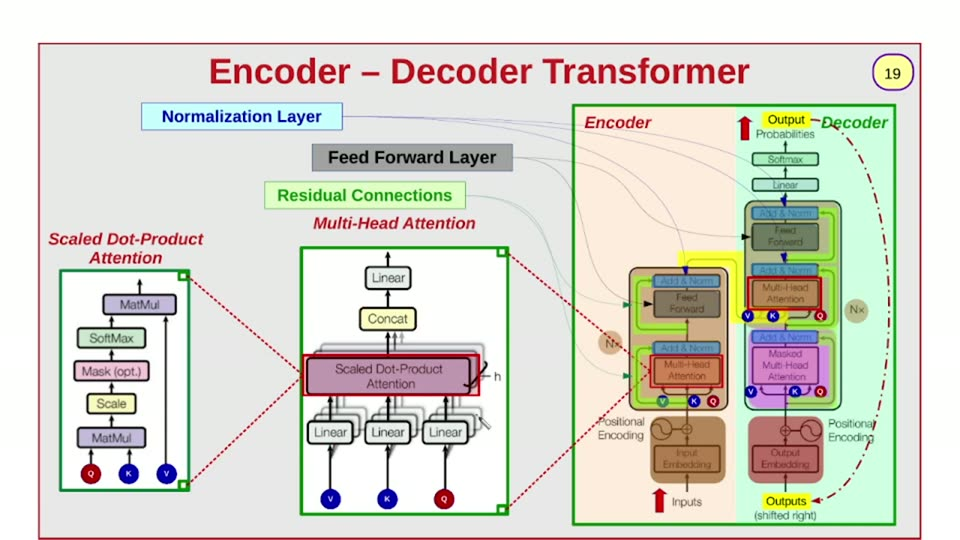
#> input picture videos/deep-learning/001_transformers_part1/unique_slides/slide_019.jpg, 960 x 540 px, found by its file name
$ python m14_traces_edges.py
#> lines starting #> are read from the running program, lines starting #| are printed output that depends on the picture; after the words box and inside, x2 and y2 are one past the last pixel; in counts of white or black regions, pixels touching at a corner belong together
# m14: raw colors for chevron-zone verticals, band right edge, yellow trace map, pin text.
from PIL import Image
import numpy as np

A, Bx, C, D = 20.9473, 0.95679, 2.2031, 0.95651
my = np.asarray(Image.open('/home/ahmed/Projects/ai_llm_slides/videos/deep-learning/002_transformers_part2/unique_slides/slide_019.jpg').convert('RGB')).astype(int)
wa = np.asarray(Image.open('/home/ahmed/Projects/ai_llm_slides/videos/deep-learning/001_transformers_part1/unique_slides/slide_019.jpg').convert('RGB').transform((960,540), Image.AFFINE, (1.0/Bx,0,-A/Bx,0,1.0/D,-C/D), resample=Image.BILINEAR)).astype(int)
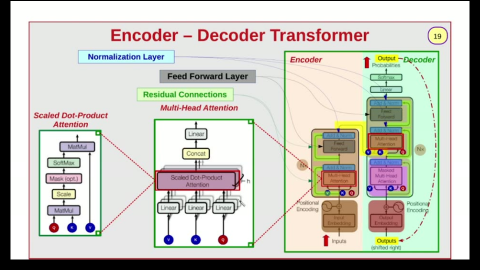
#> wa: shape (540, 960, 3) int64 (shown at 1/2 size); mean R, G, B 197.9, 197.5, 188.1
def bld_x(fx): return (fx-18.0787)/0.961084
def bld_y(fy): return (fy-0.4700)/0.957187

print('== chevron zone1 vertical raw (x768..778, y184..202) MY:')
for y in range(184, 203, 2):
    print(f'  y{y}: ' + ' '.join(f'{x}:{my[y,x,0]},{my[y,x,1]},{my[y,x,2]}' for x in range(768, 779)))
#> this loop made 10 passes
#|   y184: 768:181,232,217 769:180,233,217 770:176,229,213 771:182,235,219 772:174,227,211 773:133,186,170 774:125,178,162 775:168,221,205 776:166,219,203 777:149,202,186 778:131,184,168
#|   y186: 768:182,233,216 769:178,229,210 770:175,226,209 771:183,234,215 772:171,222,205 773:129,180,163 774:127,178,161 775:175,226,209 776:172,223,206 777:139,190,173 778:106,157,142
#|   y188: 768:175,227,204 769:181,233,210 770:182,234,211 771:185,237,214 772:177,229,207 773:146,198,176 774:122,174,152 775:125,177,155 776:132,183,164 777:138,189,170 778:140,191,172
#|   y190: 768:36,86,61 769:37,87,60 770:34,84,57 771:36,86,59 772:43,93,68 773:43,93,68 774:39,89,64 775:40,89,67 776:45,94,72 777:42,91,69 778:40,89,68
#|   y192: 768:194,243,221 769:192,244,222 770:194,243,224 771:194,243,222 772:194,243,221 773:194,244,219 774:194,244,219 775:194,244,217 776:194,242,218 777:191,239,215 778:190,238,212
#> (further printed lines are left out)
print('== same 001:')
for y in range(184, 203, 2):
    print(f'  y{y}: ' + ' '.join(f'{x}:{wa[y,x,0]},{wa[y,x,1]},{wa[y,x,2]}' for x in range(768, 779)))

print('== band right edge fy=450, x876..906 MY:')
print('  ' + ' '.join(f'{x}:{my[450,x,0]},{my[450,x,1]},{my[450,x,2]}' for x in range(876, 907, 2)))
#> (printed output is left out)
print('== band top edge at x=700 vertical fy393..403 MY:')
print('  ' + ' '.join(f'{y}:{my[y,690,0]},{my[y,690,1]},{my[y,690,2]}' for y in range(393, 404)))
#|   393:176,141,103 394:100,63,37 395:133,99,100 396:101,73,114 397:23,0,77 398:9,0,98 399:11,0,122 400:5,0,128 401:0,0,128 402:5,0,132 403:4,0,117
print('== band bottom edge x=700 fy470..482 MY:')
print('  ' + ' '.join(f'{y}:{my[y,690,0]},{my[y,690,1]},{my[y,690,2]}' for y in range(470, 483)))
#|   470:163,118,76 471:123,78,36 472:109,64,22 473:160,115,73 474:181,138,95 475:181,138,95 476:179,136,93 477:175,132,89 478:178,135,92 479:181,138,95 480:175,133,91 481:171,132,93 482:170,136,101

def is_yel(px): return px[0] > 170 and px[1] > 170 and px[2] < 150
print('== yellow trace map (rows with yellow runs in x600..870):')
for tag, img in [('MY', my), ('001', wa)]:
    print(' ', tag)
    prev = None
    for y in range(300, 400):
        runs = []; cur = None
        for x in range(600, 871):
            if is_yel(img[y, x]):
                if cur is None: cur = x
            else:
                if cur is not None and x - cur >= 3: runs.append((cur, x-1))
                cur = None
        if cur is not None and 870 - cur >= 3: runs.append((cur, 870))
        if runs:
            print(f'   y{y} (b{bld_y(y):.1f}): ' + ', '.join(f'{a}-{b}(bx{bld_x(a):.0f}..{bld_x(b):.0f})' for a, b in runs))
#> this loop made 2 passes
#> tag on passes 1 to 2: 'MY', '001'
#> (printed output is left out)

# pin white text bbox (redo)
r, g, b = my[...,0], my[...,1], my[...,2]
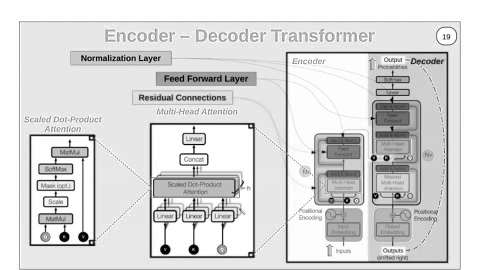
#> r: shape (540, 960) int64 (shown at 1/2 size); min 0, max 255, mean 216.5
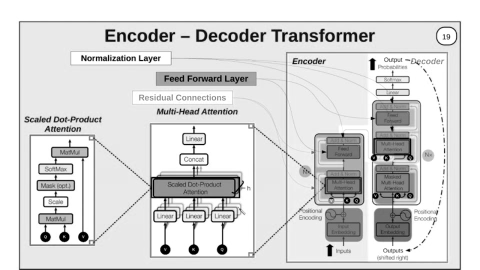
#> g: shape (540, 960) int64 (shown at 1/2 size); min 0, max 255, mean 216
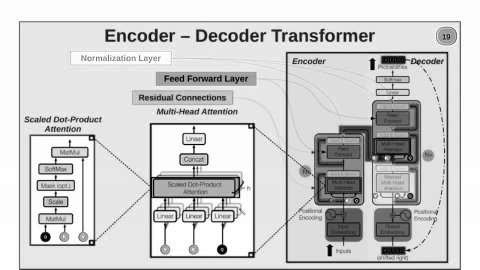
#> b: shape (540, 960) int64 (shown at 1/2 size); min 0, max 255, mean 205.8
red = (r > 120) & (g < 95) & (b < 95)
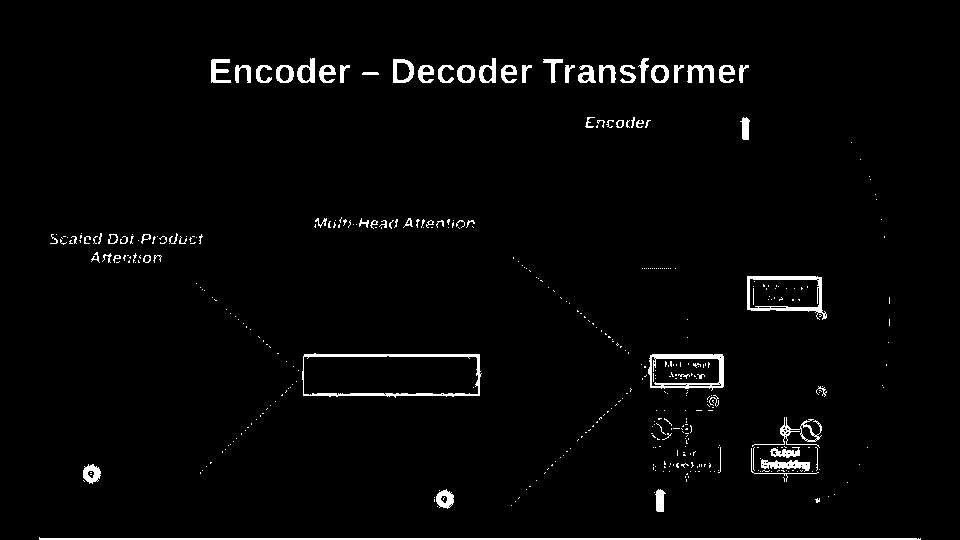
#> red: shape (540, 960) bool; 2.5% white; 438 white regions (364 under 20 px), largest, box (x1, y1, x2, y2) and area: (39, 537, 921, 540) 1763, (302, 353, 482, 398) 1167, (648, 354, 724, 391) 880
sub = red[290:460, 500:640]
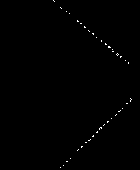
#> sub: shape (170, 140) bool; 0.37% white in thin lines or dots, all inside (x1, y1, x2, y2) = (53, 0, 132, 168)
ys, xs = np.where(sub)
#> ys = 87 values from 0 to 167; xs = 87 values, max 131 at index 44, min 53 at index 0, mean 97.98
inpin = [(y+290, x+500) for y, x in zip(ys, xs)]
#> inpin = 87 pairs, first value 290 to 457, second value 553 to 631
wt = [(y, x) for (y, x) in inpin if my[y, x, 0] > 190 and my[y, x, 1] > 190 and my[y, x, 2] > 190]
#> wt = []
if wt:
    wys = sorted(p[0] for p in wt); wxs = sorted(p[1] for p in wt)
    print(f'== pin white text: frame x{wxs[0]}..{wxs[-1]} y{wys[0]}..{wys[-1]} -> build x{bld_x(wxs[0]):.1f}..{bld_x(wxs[-1]):.1f} y{bld_y(wys[0]):.1f}..{bld_y(wys[-1]):.1f}')
    rows = sorted(set(wys)); groups = []; cur = [rows[0]]
    for y in rows[1:]:
        if y - cur[-1] <= 2: cur.append(y)
        else: groups.append(cur); cur = [y]
    groups.append(cur)
    for gq in groups:
        xs_g = [x for (y, x) in wt if y in gq]
        print(f'   line rows {gq[0]}..{gq[-1]} (b{bld_y(gq[0]):.1f}..{bld_y(gq[-1]):.1f}) x {min(xs_g)}..{max(xs_g)} (b{bld_x(min(xs_g)):.1f}..{bld_x(max(xs_g)):.1f})')

$ run again, with videos/deep-learning/001_transformers_part1/unique_slides/slide_005.jpg copied over videos/deep-learning/001_transformers_part1/unique_slides/slide_019.jpg
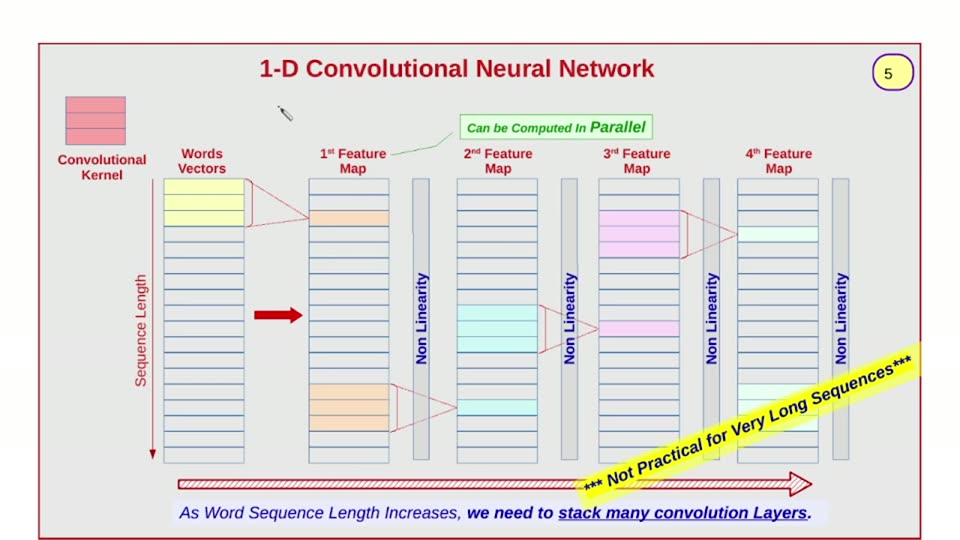
#> input picture videos/deep-learning/001_transformers_part1/unique_slides/slide_005.jpg, 960 x 540 px, found by its file name
#> `wa = np.asarray(Image.open('/home/ahmed/Projects/ai_llm_slides/videos/..`:
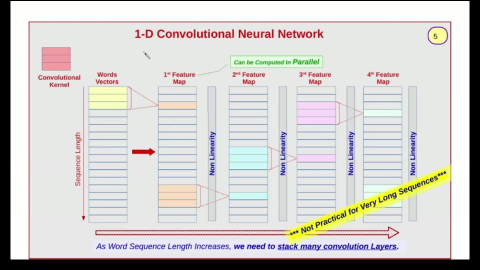
#> wa: shape (540, 960, 3) int64 (shown at 1/2 size); mean R, G, B 207.7, 205.7, 203.1
#> the loop `for y in range(184, 203, 2):` made 10 passes
#|   y184: 768:231,233,232 769:231,233,232 770:231,233,232 771:231,233,232 772:231,233,232 773:231,233,232 774:231,233,232 775:231,233,232 776:231,233,232 777:231,233,232 778:231,233,232
#|   y186: 768:232,232,230 769:232,232,230 770:232,232,230 771:232,232,230 772:232,232,230 773:232,232,230 774:232,232,230 775:232,232,230 776:232,232,230 777:232,232,230 778:232,232,230
#|   y188: 768:232,232,230 769:232,232,230 770:232,232,230 771:232,232,230 772:232,232,230 773:232,232,230 774:232,232,230 775:232,232,230 776:232,232,230 777:232,232,230 778:232,232,230
#|   y190: 768:232,232,230 769:232,232,230 770:232,232,230 771:232,232,230 772:232,232,230 773:232,232,230 774:232,232,230 775:232,232,230 776:232,232,230 777:232,232,230 778:232,232,230
#|   y192: 768:236,237,241 769:236,237,241 770:236,237,241 771:236,237,241 772:236,237,241 773:236,237,241 774:236,237,241 775:236,237,241 776:236,237,241 777:236,237,241 778:236,237,241
#> (further printed lines are left out)
#> (printed output is left out)
#|   393:232,232,230 394:232,232,230 395:232,232,230 396:232,232,230 397:232,232,230 398:232,232,230 399:232,232,230 400:232,232,230 401:232,232,230 402:232,232,230 403:232,232,230
#|   470:233,237,204 471:233,233,221 472:235,229,229 473:234,227,234 474:233,231,236 475:232,230,235 476:236,231,235 477:253,231,234 478:243,190,198 479:151,79,90 480:162,85,95 481:233,168,176 482:213,177,181
#> the loop `for tag, img in [('MY', my), ('001', wa)]:` made 2 passes
#> tag on passes 1 to 2: 'MY', '001'
#> (printed output is left out)
#> `red = (r > 120) & (g < 95) & (b < 95)`:
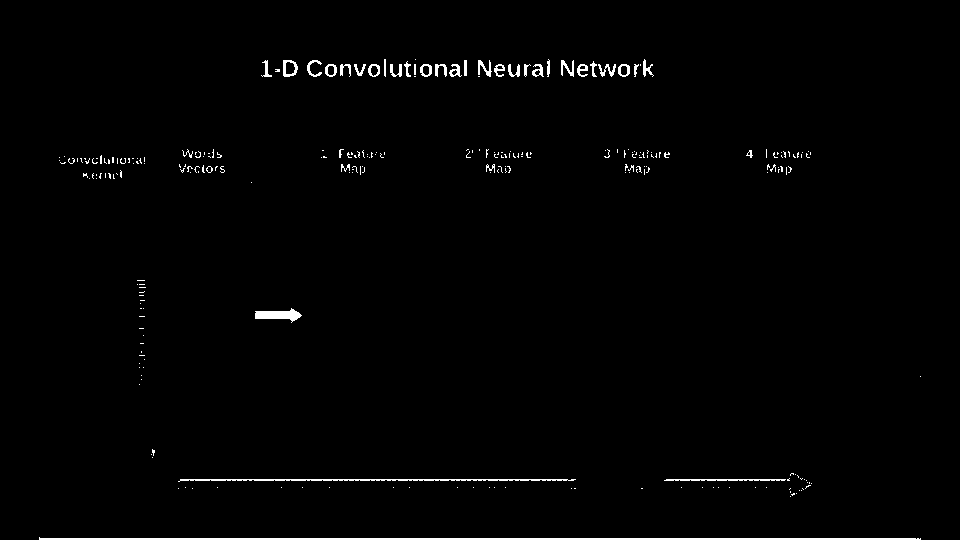
#> red: shape (540, 960) bool; 1.2% white; 268 white regions (229 under 20 px), largest, box (x1, y1, x2, y2) and area: (39, 537, 921, 540) 1763, (178, 479, 576, 482) 727, (255, 308, 302, 323) 379
#> sub: shape (170, 140) bool; every value is 0
#> ys = empty array
#> inpin = []
